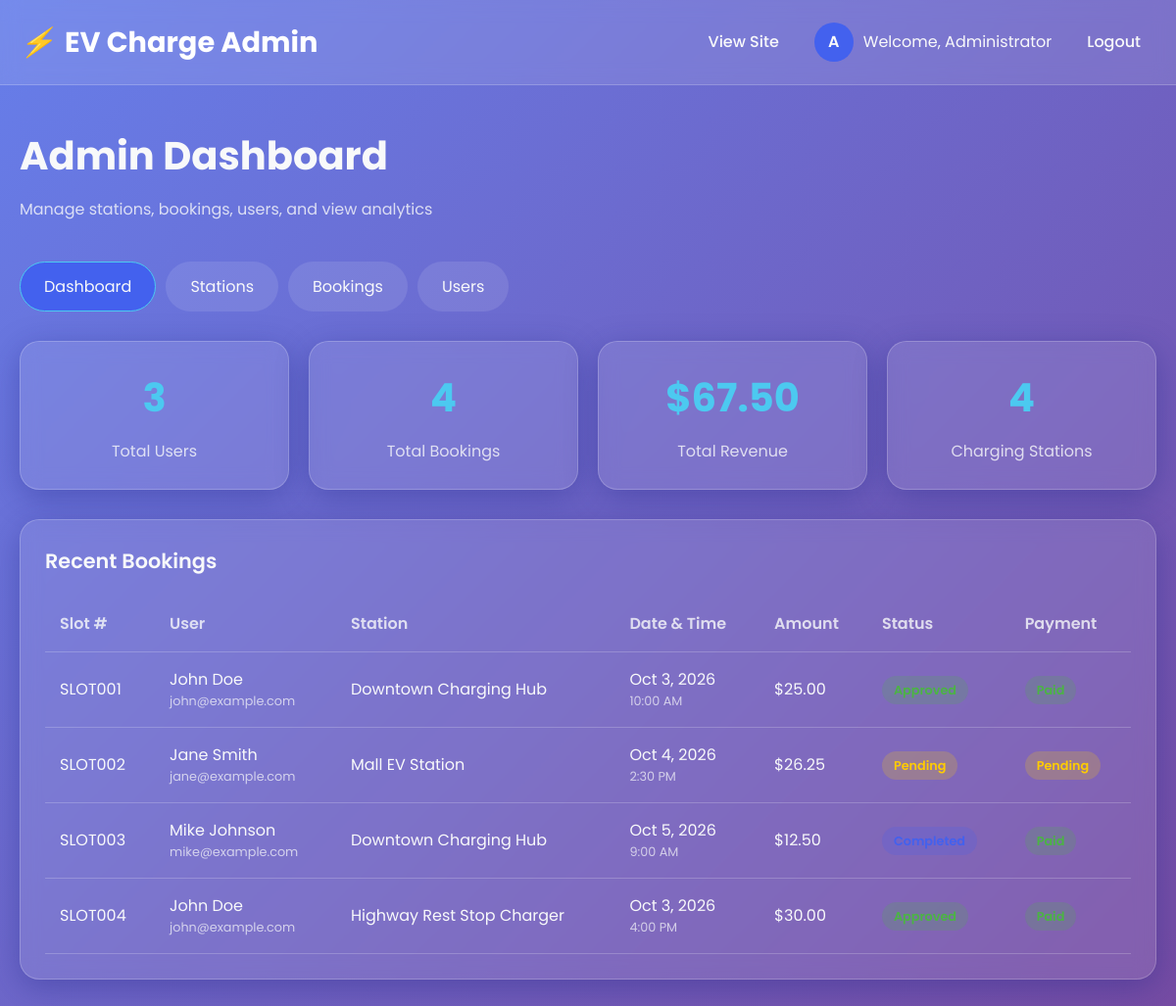
Screenshot of /admin.php (signed in) with the database file from the repository.
### tables this page shows
CREATE TABLE IF NOT EXISTS bookings (
    id INT AUTO_INCREMENT PRIMARY KEY,
    user_id INT NOT NULL,
    station_id INT NOT NULL,
    slot_number VARCHAR(20) UNIQUE NOT NULL,
    date DATE NOT NULL,
    start_time TIME NOT NULL,
    duration_hours INT NOT NULL,
    total_amount DECIMAL(10,2) NOT NULL,
    status ENUM('pending', 'approved', 'cancelled', 'completed') DEFAULT 'pending',
    payment_status ENUM('pending', 'paid') DEFAULT 'pending',
    created_at TIMESTAMP DEFAULT CURRENT_TIMESTAMP,
    FOREIGN KEY (user_id) REFERENCES users(id) ON DELETE CASCADE,
    FOREIGN KEY (station_id) REFERENCES stations(id) ON DELETE CASCADE
);

CREATE TABLE IF NOT EXISTS users (
    id INT AUTO_INCREMENT PRIMARY KEY,
    name VARCHAR(100) NOT NULL,
    email VARCHAR(100) UNIQUE NOT NULL,
    password VARCHAR(255) NOT NULL,
    created_at TIMESTAMP DEFAULT CURRENT_TIMESTAMP
);

CREATE TABLE IF NOT EXISTS stations (
    id INT AUTO_INCREMENT PRIMARY KEY,
    name VARCHAR(100) NOT NULL,
    address TEXT NOT NULL,
    total_slots INT NOT NULL,
    price_per_hour DECIMAL(10,2) NOT NULL,
    charger_types ENUM('fast', 'slow') NOT NULL,
    available BOOLEAN DEFAULT TRUE,
    created_at TIMESTAMP DEFAULT CURRENT_TIMESTAMP
);

### admin.php (the view, shortened to what this page needs)
<?php
require_once 'db.php';
        ?>
        <?php
$stations = $pdo->query("SELECT * FROM stations ORDER BY id DESC")->fetchAll();
$bookings = $pdo->query("
    SELECT b.*, u.name as user_name, u.email, s.name as station_name
    FROM bookings b
    JOIN users u ON b.user_id = u.id
    JOIN stations s ON b.station_id = s.id
    ORDER BY b.created_at DESC
")->fetchAll();
$total_users = $pdo->query("SELECT COUNT(*) as count FROM users")->fetch()['count'];
$total_bookings = $pdo->query("SELECT COUNT(*) as count FROM bookings")->fetch()['count'];
$total_revenue = $pdo->query("SELECT SUM(total_amount) as revenue FROM bookings WHERE payment_status = 'paid'")->fetch()['revenue'] ?? 0;
$active_tab = isset($_GET['tab']) ? $_GET['tab'] : 'dashboard';
?>
<!DOCTYPE html>
<html lang="en">
<head>
</head>
<body>
    <header>
        <div class="container">
            <nav class="navbar">
                <a href="admin.php" class="logo">
                    <i>⚡</i> EV Charge Admin
                </a>
                <div class="nav-links">
                    <a href="index.php" class="nav-link">View Site</a>
                    <div class="admin-info">
                        <div class="avatar">
                            A
                        </div>
                        <span>Welcome, <?= $_SESSION['admin_name'] ?></span>
                    </div>
                    <a href="?logout=1" class="nav-link">Logout</a>
                </div>
            </nav>
        </div>
    </header>
    <section class="dashboard">
        <div class="container">
            <div class="welcome-section">
                <h1>Admin Dashboard</h1>
                <p>Manage stations, bookings, users, and view analytics</p>
            </div>
            <div class="tabs">
                <div class="tab <?= $active_tab === 'dashboard' ? 'active' : '' ?>" onclick="switchTab('dashboard')">Dashboard</div>
                <div class="tab <?= $active_tab === 'stations' ? 'active' : '' ?>" onclick="switchTab('stations')">Stations</div>
                <div class="tab <?= $active_tab === 'bookings' ? 'active' : '' ?>" onclick="switchTab('bookings')">Bookings</div>
                <div class="tab <?= $active_tab === 'users' ? 'active' : '' ?>" onclick="switchTab('users')">Users</div>
            </div>
            <div id="dashboard-tab" class="tab-content <?= $active_tab === 'dashboard' ? 'active' : '' ?>">
                <div class="stats-grid">
                    <div class="stat-card">
                        <div class="stat-value"><?= $total_users ?></div>
                        <div class="stat-label">Total Users</div>
                    </div>
                    <div class="stat-card">
                        <div class="stat-value"><?= $total_bookings ?></div>
                        <div class="stat-label">Total Bookings</div>
                    </div>
                    <div class="stat-card">
                        <div class="stat-value">$<?= number_format($total_revenue, 2) ?></div>
                        <div class="stat-label">Total Revenue</div>
                    </div>
                    <div class="stat-card">
                        <div class="stat-value"><?= count($stations) ?></div>
                        <div class="stat-label">Charging Stations</div>
                    </div>
                </div>
                <div class="card">
                    <div class="card-header">
                        <h2 class="card-title">Recent Bookings</h2>
                    </div>
                    <div class="table-responsive">
                        <table class="data-table">
                            <thead>
                                <tr>
                                    <th>Slot #</th>
                                    <th>User</th>
                                    <th>Station</th>
                                    <th>Date & Time</th>
                                    <th>Amount</th>
                                    <th>Status</th>
                                    <th>Payment</th>
                                </tr>
                            </thead>
                            <tbody>
                                <?php foreach (array_slice($bookings, 0, 5) as $booking): ?>
                                    <tr>
                                        <td><?= $booking['slot_number'] ?></td>
                                        <td>
                                            <div><?= htmlspecialchars($booking['user_name']) ?></div>
                                            <div style="font-size: 0.8rem; opacity: 0.7;"><?= $booking['email'] ?></div>
                                        </td>
                                        <td><?= htmlspecialchars($booking['station_name']) ?></td>
                                        <td>
                                            <div><?= date('M j, Y', strtotime($booking['date'])) ?></div>
                                            <div style="font-size: 0.8rem; opacity: 0.7;"><?= date('g:i A', strtotime($booking['start_time'])) ?></div>
                                        </td>
                                        <td>$<?= number_format($booking['total_amount'], 2) ?></td>
                                        <td>
                                            <span class="status-badge status-<?= $booking['status'] ?>">
                                                <?= ucfirst($booking['status']) ?>
                                            </span>
                                        </td>
                                        <td>
                                            <span class="status-badge payment-<?= $booking['payment_status'] ?>">
                                                <?= ucfirst($booking['payment_status']) ?>
                                            </span>
                                        </td>
                                    </tr>
                                <?php endforeach; ?>
                            </tbody>
                        </table>
                    </div>
                </div>
            </div>
        </div>
    </section>
</body>
</html>

### admin.php (style rules this page uses)
:root { --primary: #4361ee; --secondary: #3a0ca3; --accent: #4cc9f0; --light: #f8f9fa; --dark: #212529; --success: #4bb543; --warning: #ffcc00; --danger: #dc3545; --glass: rgba(255, 255, 255, 0.1); --glass-border: rgba(255, 255, 255, 0.2); --shadow: 0 8px 32px 0 rgba(31, 38, 135, 0.37); --transition: all 0.3s ease; }
* { margin: 0; padding: 0; box-sizing: border-box; }
body { font-family: 'Poppins', sans-serif; background: linear-gradient(135deg, #667eea 0%, #764ba2 100%); color: var(--light); min-height: 100vh; line-height: 1.6; }
.container { width: 100%; max-width: 1400px; margin: 0 auto; padding: 0 20px; }
header { padding: 20px 0; backdrop-filter: blur(10px); background: var(--glass); border-bottom: 1px solid var(--glass-border); }
.navbar { display: flex; justify-content: space-between; align-items: center; }
.logo { font-size: 1.8rem; font-weight: 700; color: white; text-decoration: none; display: flex; align-items: center; }
.logo i { margin-right: 10px; color: var(--accent); }
.nav-links { display: flex; gap: 20px; align-items: center; }
.nav-link { color: var(--light); text-decoration: none; font-weight: 500; padding: 8px 16px; border-radius: 50px; transition: var(--transition); }
.admin-info { display: flex; align-items: center; gap: 10px; }
.avatar { width: 40px; height: 40px; border-radius: 50%; background: var(--primary); display: flex; align-items: center; justify-content: center; font-weight: 600; }
.dashboard { padding: 40px 0; }
.welcome-section { margin-bottom: 40px; }
.welcome-section h1 { font-size: 2.5rem; margin-bottom: 10px; }
.welcome-section p { opacity: 0.8; }
.tabs { display: flex; gap: 10px; margin-bottom: 30px; flex-wrap: wrap; }
.tab { padding: 12px 24px; background: var(--glass); border-radius: 50px; cursor: pointer; transition: var(--transition); border: 1px solid transparent; }
.tab.active { background: var(--primary); border-color: var(--accent); }
.tab-content { display: none; }
.tab-content.active { display: block; }
.card { background: var(--glass); backdrop-filter: blur(10px); border-radius: 20px; padding: 25px; box-shadow: var(--shadow); border: 1px solid var(--glass-border); margin-bottom: 20px; }
.card-header { display: flex; justify-content: space-between; align-items: center; margin-bottom: 20px; }
.card-title { font-size: 1.3rem; font-weight: 600; }
.stats-grid { display: grid; grid-template-columns: repeat(auto-fit, minmax(250px, 1fr)); gap: 20px; margin-bottom: 30px; }
.stat-card { background: var(--glass); backdrop-filter: blur(10px); border-radius: 20px; padding: 25px; text-align: center; box-shadow: var(--shadow); border: 1px solid var(--glass-border); transition: var(--transition); }
.stat-value { font-size: 2.5rem; font-weight: 700; margin-bottom: 10px; color: var(--accent); }
.stat-label { font-size: 1rem; opacity: 0.8; }
.data-table { width: 100%; border-collapse: collapse; }
.data-table th, .data-table td { padding: 15px; text-align: left; border-bottom: 1px solid var(--glass-border); }
.data-table th { font-weight: 600; opacity: 0.8; }
.status-badge { padding: 6px 12px; border-radius: 50px; font-size: 0.8rem; font-weight: 600; }
.status-pending { background: rgba(255, 204, 0, 0.2); color: var(--warning); }
.status-approved { background: rgba(75, 181, 67, 0.2); color: var(--success); }
.status-completed { background: rgba(67, 97, 238, 0.2); color: var(--primary); }
.payment-pending { background: rgba(255, 204, 0, 0.2); color: var(--warning); }
.payment-paid { background: rgba(75, 181, 67, 0.2); color: var(--success); }

### rows the page displays
bookings: slot_number "SLOT001", user.name "John Doe", user.email "john@example.com", station.name "Downtown Charging Hub", date "Oct 3, 2026", start_time "10:00 AM", total_amount "25.00"
bookings: slot_number "SLOT002", user.name "Jane Smith", user.email "jane@example.com", station.name "Mall EV Station", date "Oct 4, 2026", start_time "2:30 PM", total_amount "26.25", status "Pending", payment_status "Pending"
bookings: slot_number "SLOT003", user.name "Mike Johnson", user.email "mike@example.com", station.name "Downtown Charging Hub", date "Oct 5, 2026", start_time "9:00 AM", total_amount "12.50"
bookings: slot_number "SLOT004", user.name "John Doe", user.email "john@example.com", station.name "Highway Rest Stop Charger", date "Oct 3, 2026", start_time "4:00 PM", total_amount "30.00"

### other values shown
$_SESSION['admin_name'] "Administrator"
$total_users "3"
$total_bookings "4"
$total_revenue "67.50"
count($stations) "4"
